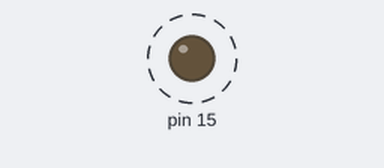
Simulated run of this program. Board: Raspberry Pi (header pin numbers). Shown: output pins drawn as LEDs (lit = HIGH). Dashed ring = blinking. What the program prints to the terminal is not drawn. At 9.0 s the program stops and its outputs stay as they are.

Above: at 0.2 s.
Timing chart, 0 to 3.0 s (numbered marks = the images above):
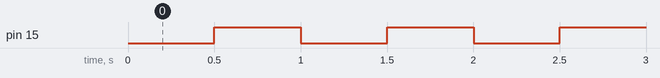

The program:

led1.py
```python
#!/usr/bin/env python

import RPi.GPIO as GPIO
import time

GPIO.setmode(GPIO.BOARD)       # Numbers pins by physical location
GPIO.setup(15, GPIO.OUT)       # Set pin mode as output
GPIO.output(15, GPIO.HIGH)     # Set pin to high(+3.3V) to off the led

for i in range(1,10):

        print '...led on'
        GPIO.output(15, GPIO.LOW)  # led on
        time.sleep(0.5)

        print 'led off...'
        GPIO.output(15, GPIO.HIGH) # led off
        time.sleep(0.5)

GPIO.output(15, GPIO.HIGH)     # led off
GPIO.cleanup()                 # Release resource
```

Measured:
- by itself, pin 15: alternates HIGH for 0.50 s and LOW for 0.50 s, 18 changes in all, then stays LOW
